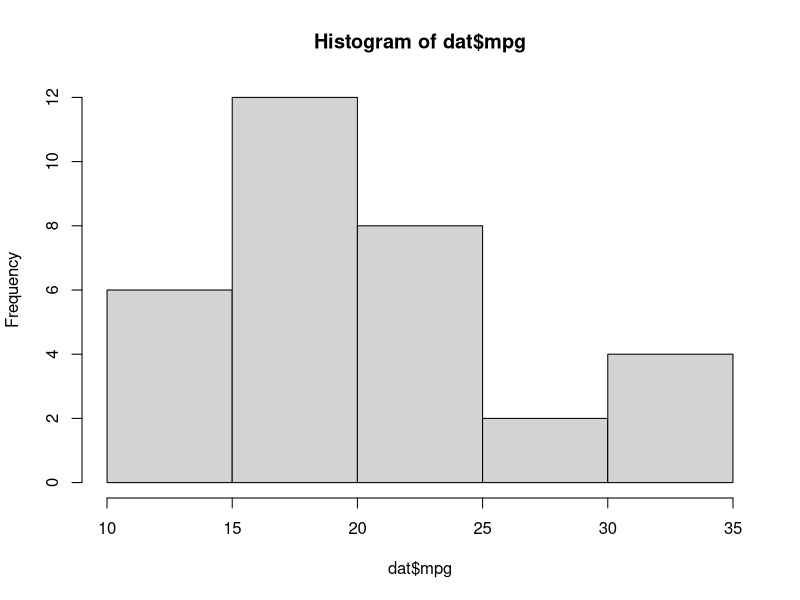
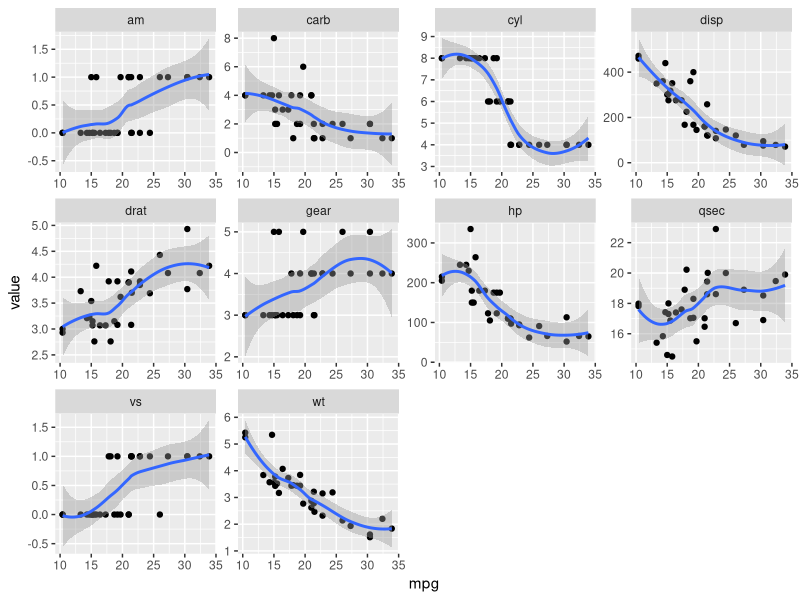

The R source for these figures, in order:
## ---- chunk 1
library(tidyverse)
## ---- chunk 2
dat = mtcars %>% 
  tibble::rownames_to_column("id") %>% 
  as_tibble()

dat
## ---- chunk 3
(vars_unique = dat %>% apply(2, function(x){x %>% unique %>% length}))

dat2 = dat %>% 
  mutate_at(.vars = names(vars_unique)[vars_unique <=10],
            .funs = as.factor)


## ---- chunk 4
hist(dat$mpg)
## ---- chunk 5
dat %>% 
  pivot_longer(cols = -c("id", "mpg")) %>% 
  ggplot(aes(x = mpg, y = value)) +
  geom_point() +
  geom_smooth(method = "loess") +
  facet_wrap(~name, scales = "free")
## ---- chunk 6
lm(mpg ~ .-id, data = dat2) %>% 
  car::vif()
  # broom::tidy()
